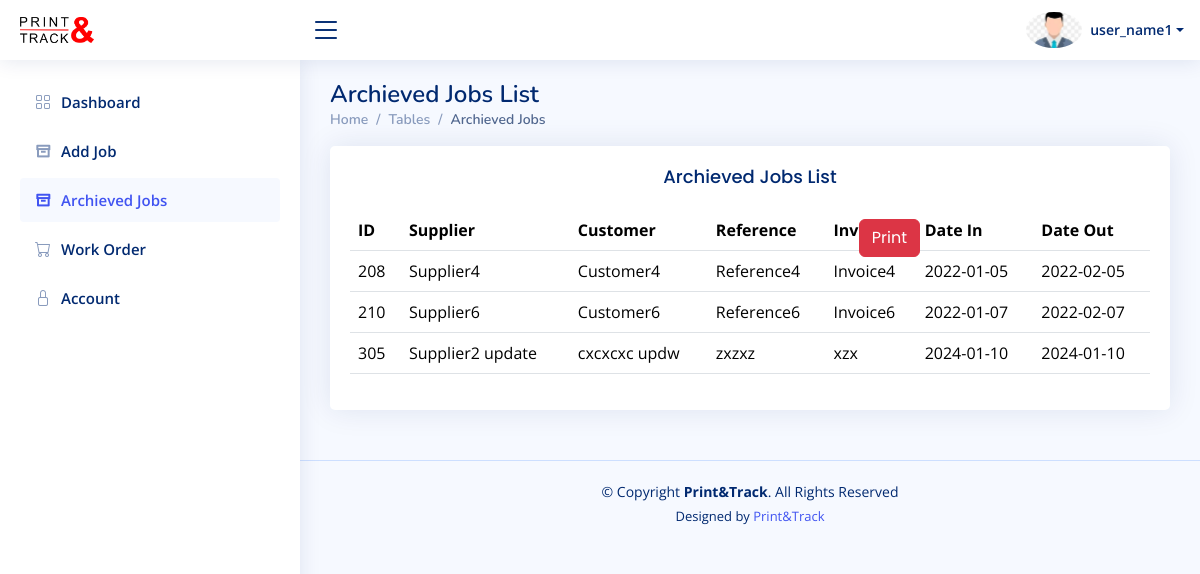
/user/archieved_jobs.php (signed in), run on an earlier commit of the app's database.
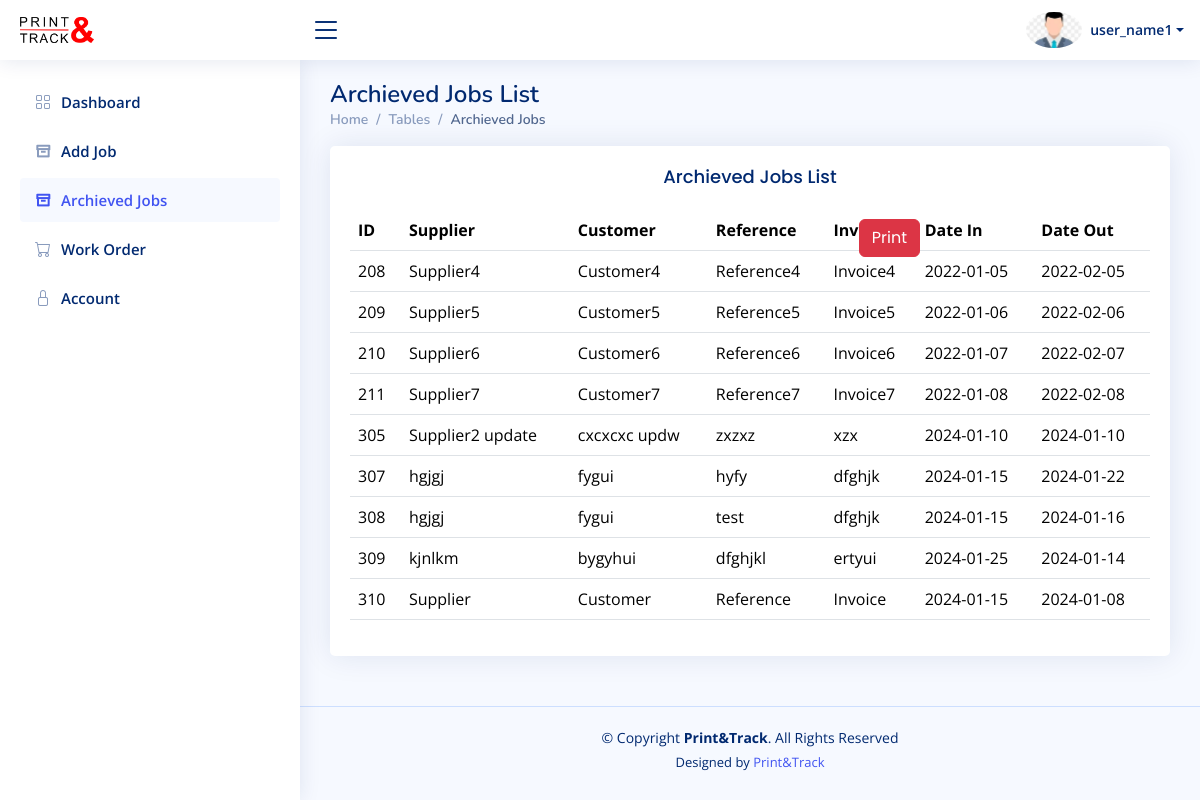
And on a later commit of the database.
### tables this page shows
CREATE TABLE `jobs` (
  `job_id` int(11) NOT NULL,
  `user_id` int(11) NOT NULL,
  `supplier` varchar(255) DEFAULT NULL,
  `customer` varchar(255) DEFAULT NULL,
  `reference` varchar(255) DEFAULT NULL,
  `invoice` varchar(255) DEFAULT NULL,
  `date_in` date DEFAULT NULL,
  `date_out` date DEFAULT NULL,
  `archived` tinyint(1) DEFAULT 0,
  `notes` varchar(600) NOT NULL,
  `consignment` varchar(600) NOT NULL
);

### user/archieved_jobs.php (the view, shortened to what this page needs)
<!DOCTYPE html>
<html lang="en">
<head>
  <link href="../assets/vendor/bootstrap/css/bootstrap.min.css" rel="stylesheet">
  <link href="../assets/vendor/bootstrap-icons/bootstrap-icons.css" rel="stylesheet">
  <link href="../assets/vendor/boxicons/css/boxicons.min.css" rel="stylesheet">
  <link href="../assets/vendor/quill/quill.snow.css" rel="stylesheet">
  <link href="../assets/vendor/quill/quill.bubble.css" rel="stylesheet">
  <link href="../assets/vendor/remixicon/remixicon.css" rel="stylesheet">
  <link href="../assets/vendor/simple-datatables/style.css" rel="stylesheet">
  <link href="../assets/css/style.css" rel="stylesheet">
</head>
<body>
  <?php include('header.php') ?>
  <?php include('sidebar.php') ?>
  <main id="main" class="main">
    <div class="pagetitle">
      <h1>Archieved Jobs List</h1>
      <nav>
        <ol class="breadcrumb">
          <li class="breadcrumb-item"><a href="dashboard.php">Home</a></li>
          <li class="breadcrumb-item">Tables</li>
          <li class="breadcrumb-item active">Archieved Jobs</li>
        </ol>
      </nav>
    </div>
    <section class="section">
      <div class="row">
        <div class="col-lg-12">
          <div class="card">
            <div class="card-body">
              <h5 class="card-title text-center">Archieved Jobs List <button onclick="printPage()" class="btn btn-danger button-left"><i class="bi bi-print"></i> Print</button></h5>
              <table class="table datatable" id="projects">
                <thead>
                  <tr>
                    <th>ID</th>
                    <th>Supplier</th>
                    <th>Customer</th>
                    <th>Reference</th>
                    <th>Invoice</th>
                    <th>Date In</th>
                    <th>Date Out</th>
                  </tr>
                </thead>
                <tbody>
                <?php
                  include '../includes/db.php';
                  $user_id = $_SESSION['user_id'];
                  $sql = "SELECT * FROM jobs WHERE archived = 0 and user_id = $user_id";
                  $result = $conn->query($sql);
                  if ($result->num_rows > 0) {
                      $rows = $result->fetch_all(MYSQLI_ASSOC);
                      foreach ($rows as $row):
                      ?>
                      <tr>
                        <td><?php echo $row['job_id']; ?></td>
                        <td><?php echo $row['supplier']; ?></td>
                        <td><?php echo $row['customer']; ?></td>
                        <td><?php echo $row['reference']; ?></td>
                        <td><?php echo $row['invoice']; ?></td>
                        <td><?php echo $row['date_in']; ?></td>
                        <td><?php echo $row['date_out']; ?></td>
                      </tr>
                      <?php endforeach;
                  } else {
                      echo "No records found";
                  }
                ?>
                </tbody>
              </table>
            </div>
          </div>
        </div>
      </div>
    </section>
  </main>
  <?php include('footer.php') ?>
</body>
</html>

What changed in the data, as far as the page shows it:
now on this page (row edited): jobs: job_id "209", supplier "Supplier5", customer "Customer5", reference "Reference5", invoice "Invoice5", date_in "2022-01-06", date_out "2022-02-06"
now on this page (row edited): jobs: job_id "211", supplier "Supplier7", customer "Customer7", reference "Reference7", invoice "Invoice7", date_in "2022-01-08", date_out "2022-02-08"
added jobs: job_id "307", supplier "hgjgj", customer "fygui", reference "hyfy", invoice "dfghjk", date_in "2024-01-15", date_out "2024-01-22"
added jobs: job_id "308", supplier "hgjgj", customer "fygui", reference "test", invoice "dfghjk", date_in "2024-01-15", date_out "2024-01-16"
added jobs: job_id "309", supplier "kjnlkm", customer "bygyhui", reference "dfghjkl", invoice "ertyui", date_in "2024-01-25", date_out "2024-01-14"
added jobs: job_id "310", supplier "Supplier", customer "Customer", reference "Reference", invoice "Invoice", date_in "2024-01-15", date_out "2024-01-08"
